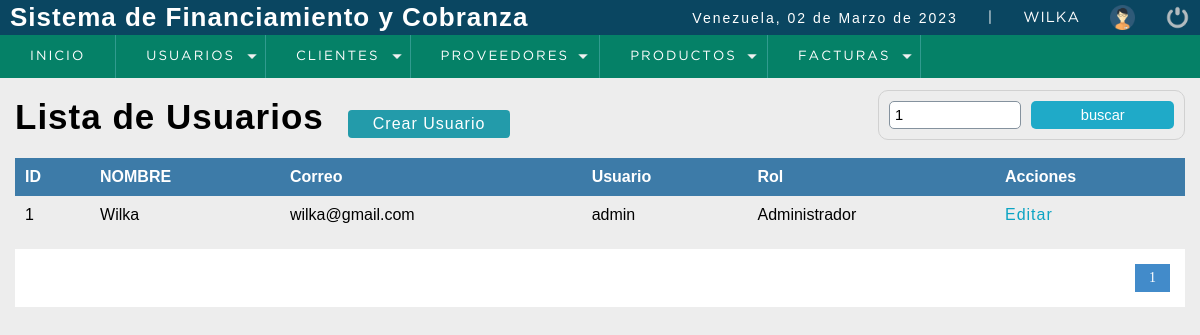
The app's page /sistema/buscar_usuario.php?busqueda=1 (signed in) with its own data.
### tables this page shows
CREATE TABLE `usuario` (
  `idusuario` int(11) NOT NULL,
  `nombre` varchar(50) DEFAULT NULL,
  `correo` varchar(100) DEFAULT NULL,
  `usuario` varchar(15) DEFAULT NULL,
  `clave` varchar(100) DEFAULT NULL,
  `rol` int(11) DEFAULT NULL,
  `estatus` int(11) NOT NULL DEFAULT '1'
);

CREATE TABLE `rol` (
  `idrol` int(11) NOT NULL,
  `rol` varchar(20) DEFAULT NULL
);

### sistema/buscar_usuario.php (the view, shortened to what this page needs)
<?php
	include "../conexion.php";
?>
<!DOCTYPE html>
<html lang="es">
<head>
	<?php include "includes/scripts.php" ?>
</head>
<body>
	<?php include "includes/header.php"; ?>
	<section id="container">
		<?php
		$busqueda = strtolower($_REQUEST['busqueda']);
		 ?>
		<h1>Lista de Usuarios</h1>
		<a href="registro_usuario.php" class="btn_new">Crear Usuario</a>
		<form action="buscar_usuario.php" method="get" class="form_search ">
			<input type="text" name="busqueda" id="busqueda" placeholder="Buscar" value="<?php echo $busqueda; ?>">
			<input type="submit" value="buscar" class="btn_search">
		</form>
		<table>
			<tr>
			<th>ID</th>
			<th>NOMBRE</th>
			<th>Correo</th>
			<th>Usuario</th>
			<th>Rol</th>
			<th>Acciones</th>
			</tr>
<?php
		$rol = '';
		$sql_registe = mysqli_query($conection, "SELECT COUNT(*) as total_registro 										 FROM usuario
												 WHERE (
													idusuario LIKE '%$busqueda%' OR
													nombre    LIKE '%$busqueda%' OR
													correo    LIKE '%$busqueda%' OR
													usuario   LIKE '%$busqueda%'
													$rol )
													AND estatus = 1");
		$result_register = mysqli_fetch_array($sql_registe);
		$total_registro = $result_register['total_registro'];
		$por_pagina = 5;
		if (empty($_GET['pagina'])) {
			$pagina = 1;
		}else{
			$pagina = $_GET['pagina'];
		}
		$desde = ($pagina-1) * $por_pagina;
		$total_paginas = ceil($total_registro / $por_pagina);
	$query = mysqli_query($conection,"SELECT u.idusuario, u.nombre, u.correo, u.usuario, r.rol FROM usuario u INNER JOIN rol r ON u.rol = r.idrol
		WHERE (
				u.idusuario LIKE '%$busqueda%' OR
				u.nombre    LIKE '%$busqueda%' OR
				u.correo    LIKE '%$busqueda%' OR
				u.usuario   LIKE '%$busqueda%' OR
				r.rol LIKE '%$busqueda%')
				AND estatus = 1 ORDER BY u.idusuario ASC LIMIT $desde,$por_pagina");
	$result = mysqli_num_rows($query);
	if ($result > 0) {
		while ($data = mysqli_fetch_array($query)) {
			?>
			<tr>
				<td><?php echo $data['idusuario']; ?></td>
				<td><?php echo $data['nombre']; ?></td>
				<td><?php echo $data['correo']; ?></td>
				<td><?php echo $data['usuario']; ?></td>
				<td><?php echo $data['rol']; ?></td>
				<td>
					<a class="link_edit" href="editar_usuario.php?id=<?php echo $data['idusuario'];?>">Editar</a>
				</td>
			</tr>
<?php
		}
	}
?>
		</table>
		<div class="paginador">
			<ul>
				<?php
				for ($i=1; $i <= $total_paginas; $i++) {
				if ($i == $pagina) {
					echo '<li class="pageSeleted">'.$i.'</li>';
				}else{
					echo '<li><a href="?pagina='.$i.'">'.$i.'</a></li>';
				}
					}
				 ?>
			</ul>
		</div>
	</section>
</body>
</html>

### sistema/css/style.css (style rules this page uses)
* { margin: 0; padding: 0; box-sizing: border-box; }
body { background: #ededed; }
h1, h2, h3, h4, h5, h6 { font-family: 'arial'; font-weight: bold; letter-spacing: 1px; }
h1 { font-size: 26px; }
a { text-decoration: none; font-family: arial; letter-spacing: 1px; }
#container { padding: 90px 15px 15px; }

### sistema/css/form.css (style rules this page uses)
form { background: #fff; margin: auto; padding: 20px 50px; border: 1px solid #d1d1d1; }
input,select { display: block; width: 100%; font-size: 11pt; padding: 5px; border: 1px solid #85929e; border-radius: 5px; }

### sistema/css/lista_usuarios.css (style rules this page uses)
#container h1 { font-size: 35px; display: inline-block; }
.btn_new { display: inline-block; background: #239baa; color: #fff; padding: 5px 25px; border-radius: 4px; margin: 20px; }
table { border-collapse: collapse; font-size: 12pt; font-family: 'Arial'; width: 100%; }
table th { text-align: left; padding: 10px; background: #3d7ba8; color: #fff; }
table tr:nth-child(odd) { background: #fff; }
table td { padding: 10px; }
.link_edit { color: #0ca4c3; }

### sistema/css/paginador.css (style rules this page uses)
.paginador ul { padding: 15px; list-style: none; background: #fff; margin-top: 15px; display: flex; justify-content: flex-end; }
.paginador a, .pageSeleted { color: #428bca; border: 1px solid #ddd; padding: 5px; display: inline-block; font-size: 14px; text-align: center; width: 35px; }
.pageSeleted { color: #fff; background: #428bca; border: 1px solid #428bca; }

### sistema/css/buscador.css (style rules this page uses)
.form_search { display: flex; float: right; background: initial; padding: 10px; border-radius: 10px; }
.form_search .btn_search { background: #1faac8; color: #fff; padding: 0 15px; border: 0; cursor: pointer; margin-left: 10px; }

### records on screen
usuario: idusuario "1", nombre "Wilka", correo "wilka@gmail.com", usuario "admin", rol.rol "Administrador"

### other values on screen
fechaC() "02 de Marzo de 2023"
$_SESSION['nombre'] "WILKA"
